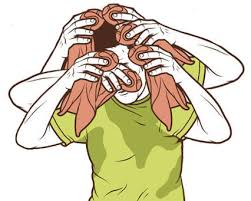
#> input picture 1.jpg, 251 x 201 px
$ python WriteCoordsToFile.py
#> lines starting #> are read from the running program, lines starting #| are printed output that depends on the picture; after the words box and inside, x2 and y2 are one past the last pixel; in counts of white or black regions, pixels touching at a corner belong together
import cv2
import numpy as np

large = cv2.imread('1.jpg')
#> large is the input picture: shape (201, 251, 3); mean B, G, R 186.4, 209.9, 217.7

small = cv2.cvtColor(large, cv2.COLOR_BGR2GRAY)
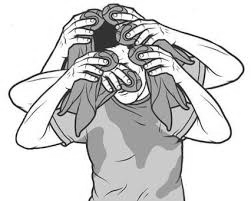
#> small: shape (201, 251); min 1, max 255, mean 209.5

kernel = cv2.getStructuringElement(cv2.MORPH_ELLIPSE, (3, 3))
grad = cv2.morphologyEx(small, cv2.MORPH_GRADIENT, kernel)
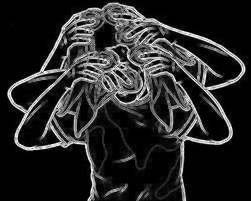
#> grad: shape (201, 251); min 0, max 253, mean 38.8

_, bw = cv2.threshold(grad, 0.0, 255.0, cv2.THRESH_BINARY | cv2.THRESH_OTSU)
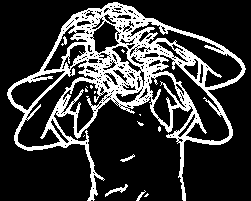
#> bw: shape (201, 251); 21.4% white; 15 white regions (10 under 20 px), largest, box (x1, y1, x2, y2) and area: (7, 2, 246, 201) 10533, (105, 184, 128, 197) 80, (120, 154, 135, 162) 40, (136, 190, 146, 201) 31, (61, 36, 67, 46) 28

kernel = cv2.getStructuringElement(cv2.MORPH_RECT, (9, 1))
connected = cv2.morphologyEx(bw, cv2.MORPH_CLOSE, kernel)
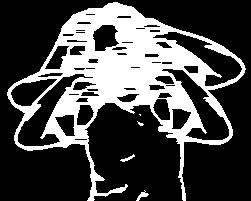
#> connected: shape (201, 251); 28.7% white; 5 white regions (2 under 20 px)

contours, hierarchy = cv2.findContours(connected.copy(), cv2.RETR_EXTERNAL, cv2.CHAIN_APPROX_NONE)
#> contours = 5 contours, 2 with area under 20; largest, box (x1, y1, x2, y2) and area: (7, 2, 246, 201) 22168, (136, 190, 149, 201) 35, (120, 154, 135, 162) 26

mask = np.zeros(bw.shape, dtype=np.uint8)

with open("coords.txt","w+") as file:
    for idx in range(len(contours)):
        x, y, w, h = cv2.boundingRect(contours[idx])
        mask[y:y+h, x:x+w] = 0
        file.write("Box {0}: ({1},{2}), ({3},{4}), ({5},{6}), ({7},{8})".format(idx,x,y,x+w,y,x+w,y+h,x,y+h))
        cv2.drawContours(mask, contours, idx, (255, 255, 255), -1)
        r = float(cv2.countNonZero(mask[y:y+h, x:x+w])) / (w * h)
#> this loop made 5 passes
#> (x, y, w, h, r) on passes 1 to 5: (136, 190, 13, 11, 0.364), (120, 154, 15, 8, 0.342), (137, 121, 7, 5, 0.457), (139, 114, 2, 2, 0.75), (7, 2, 239, 199, 0.477)
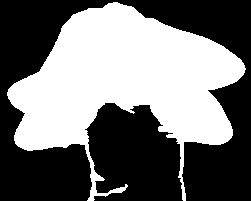
#> mask: shape (201, 251); 44.9% white; 1 white region, box (x1, y1, x2, y2) and area: (7, 2, 246, 201) 22676

$ run again, with shape4.jpg copied over 1.jpg
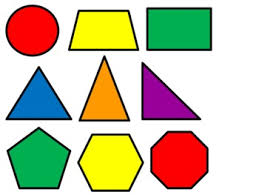
#> input picture shape4.jpg, 259 x 195 px
#> large is the input picture: shape (195, 259, 3); mean B, G, R 163.5, 193.2, 201.6
#> `_, bw = cv2.threshold(grad, 0.0, 255.0, cv2.THRESH_BINARY | cv2.THRESH..`:
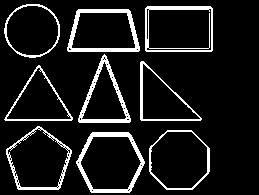
#> bw: shape (195, 259); 10.3% white; 9 white regions, largest, box (x1, y1, x2, y2) and area: (76, 132, 145, 193) 837, (67, 9, 140, 52) 813, (78, 54, 131, 123) 721
#> connected: shape (195, 259); 11.7% white; 5 white regions
#> contours = 5 contours; box (x1, y1, x2, y2) and area: (6, 126, 210, 193) 9250, (67, 6, 213, 52) 5776, (0, 54, 131, 123) 3928, (0, 4, 60, 58) 2313, (140, 61, 202, 121) 1942
#> the loop `for idx in range(len(contours)):` made 5 passes
#> (x, y, w, h, r) on passes 1 to 5: (6, 126, 204, 67, 0.696), (140, 61, 62, 60, 0.547), (0, 54, 131, 69, 0.455), (67, 6, 146, 46, 0.89), (0, 4, 60, 54, 0.739)
#> after the loop `for idx in range(len(contours)):`:
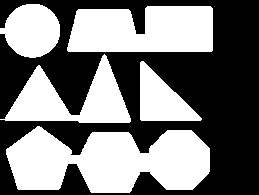
#> mask: shape (195, 259); 47.6% white; 5 white regions, box (x1, y1, x2, y2) and area: (6, 126, 210, 193) 9515, (67, 6, 213, 52) 5979, (0, 54, 131, 123) 4117, (0, 4, 60, 58) 2394, (140, 61, 202, 121) 2033
